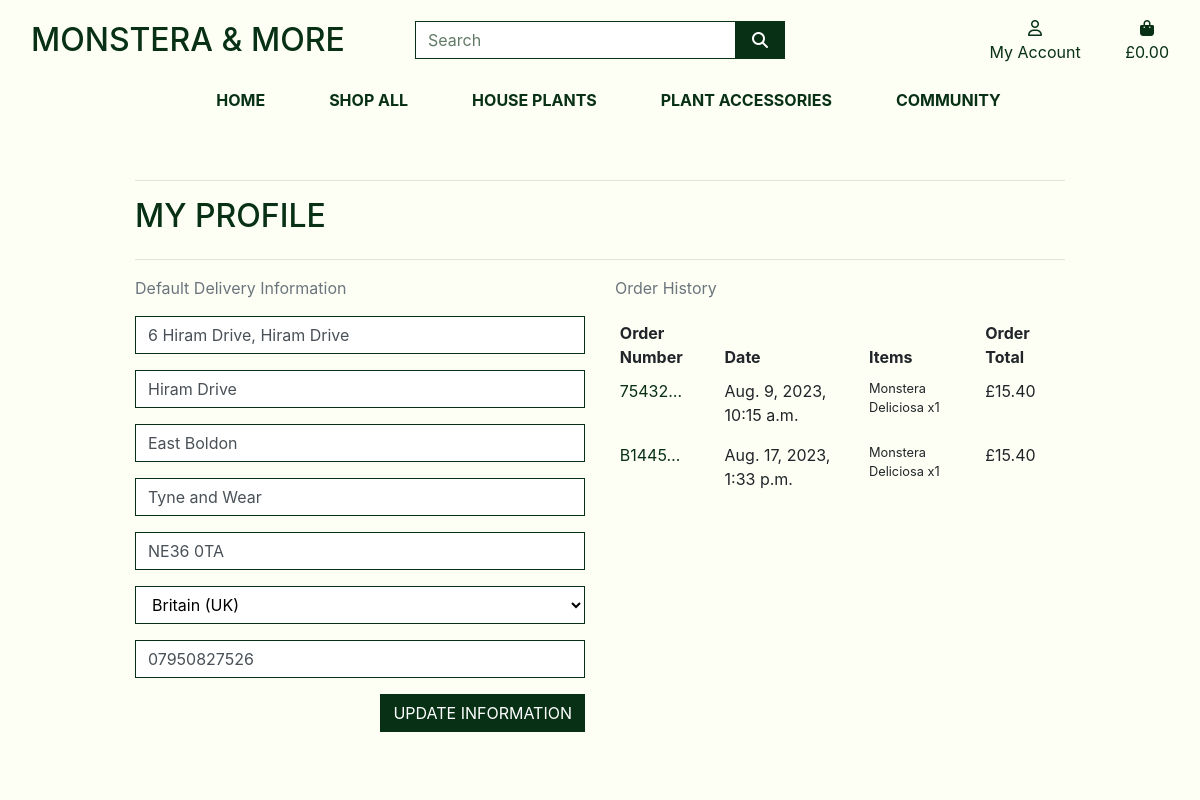
/profile/ (signed in), run on the app's committed database.
### profiles/models.py (models this page shows, shortened)
class UserProfile(models.Model):
    user = models.OneToOneField(User, on_delete=models.CASCADE)
    default_street_address1 = models.CharField(max_length=80, null=True, blank=True)
    default_street_address2 = models.CharField(max_length=80, null=True, blank=True)
    default_town_or_city = models.CharField(max_length=40, null=True, blank=True)
    default_county = models.CharField(max_length=80, null=True, blank=True)
    default_postcode = models.CharField(max_length=20, null=True, blank=True)
    default_country = CountryField(blank_label='Country', null=True, blank=True)
    default_phone_number = models.CharField(max_length=20, null=True, blank=True)

### checkout/models.py (models this page shows, shortened)
class Order(models.Model):
    order_number = models.CharField(max_length=32, null=False, editable=False)
    full_name = models.CharField(max_length=50, null=False, blank=False)
    user_profile = models.ForeignKey(UserProfile, on_delete=models.SET_NULL,
                                     null=True, blank=True, related_name='orders')
    email = models.EmailField(max_length=254, null=False, blank=False)
    phone_number = models.CharField(max_length=20, null=False, blank=False)
    country = CountryField(blank_label='Country *', null=False, blank=False)
    postcode = models.CharField(max_length=20, null=True, blank=True)
    town_or_city = models.CharField(max_length=40, null=False, blank=False)
    street_address1 = models.CharField(max_length=80, null=False, blank=False)
    street_address2 = models.CharField(max_length=80, null=True, blank=True)
    county = models.CharField(max_length=80, null=True, blank=True)
    date = models.DateTimeField(auto_now_add=True)
    delivery_cost = models.DecimalField(max_digits=6, decimal_places=2, null=False, default=0)
    order_total = models.DecimalField(max_digits=10, decimal_places=2, null=False, default=0)
    grand_total = models.DecimalField(max_digits=10, decimal_places=2, null=False, default=0)
    original_bag = models.TextField(null=False, blank=False, default='')
    stripe_pid = models.CharField(max_length=254, null=False, blank=False, default='')

class OrderLineItem(models.Model):
    order = models.ForeignKey(Order, null=False, blank=False, on_delete=models.CASCADE, related_name='lineitems')
    product = models.ForeignKey(Product, null=False, blank=False, on_delete=models.CASCADE)
    product_size = models.CharField(max_length=2, null=True, blank=True) # XS, S, M, L, XL
    quantity = models.IntegerField(null=False, blank=False, default=0)
    lineitem_total = models.DecimalField(max_digits=6, decimal_places=2, null=False, blank=False, editable=False)

### products/models.py (models this page shows, shortened)
class Product(models.Model):
    category = models.ForeignKey('Category', null=True, blank=True, on_delete=models.SET_NULL)
    plant = models.BooleanField(null=True, blank=True)
    sku = models.CharField(max_length=254, null=True, blank=True)
    name = models.CharField(max_length=254)
    description = models.TextField()
    has_sizes = models.BooleanField(default=False, null=True, blank=True)
    price = models.DecimalField(max_digits=6, decimal_places=2)
    price_medium = models.DecimalField(max_digits=6, decimal_places=2, default=0)
    price_large = models.DecimalField(max_digits=6, decimal_places=2, default=0)
    in_stock = models.BooleanField(default=True, null=True, blank=True)
    date_created = models.DateTimeField(auto_now_add=True)
    rating = models.DecimalField(max_digits=6, decimal_places=2, null=True, blank=True)
    image_url = models.URLField(max_length=1024, null=True, blank=True)
    image = models.ImageField(null=True, blank=True)

### profiles/views.py (the view)
# urls.py: path('', views.profile, name='profile'),
@login_required
def profile(request):
    profile = get_object_or_404(UserProfile, user=request.user)
    if request.method == 'POST':
        form = UserProfileForm(request.POST, instance=profile)
        if form.is_valid():
            form.save()
            messages.success(request, 'Profile updated successfully')
        else:
            messages.error(request, 'Unable to update. Please check the form is valid.')
    else:
        form = UserProfileForm(instance=profile)
    orders = profile.orders.all()
    template = 'profiles/profile.html'
    context = {
        'form': form,
        'orders': orders,
        'on_profile_page': True
    }
    return render(request, template, context)

### profiles/forms.py
class UserProfileForm(forms.ModelForm):
    class Meta:
        model = UserProfile
        exclude = ('user',)
    def __init__(self, *args, **kwargs):
        super().__init__(*args, **kwargs)
        placeholders = {
            'default_phone_number': 'Phone Number',
            'default_postcode': 'Postal Code',
            'default_town_or_city': 'Town or City',
            'default_street_address1': 'Street Address 1',
            'default_street_address2': 'Street Address 2',
            'default_county': 'County',
        }
        """
        Focuses user on full name box when loading page
        """
        self.fields['default_phone_number'].widget.attrs['autofocus'] = True
        for field in self.fields:
            if field != 'default_country':
                if self.fields[field].required:
                    placeholder = f'{placeholders[field]} *'
                else:
                    placeholder = placeholders[field]
                self.fields[field].widget.attrs['placeholder'] = placeholder
            self.fields[field].widget.attrs['class'] = 'border-black rounded-0 profile-form-input'
            self.fields[field].label = False

### bag/contexts.py (called while the page is built, shortened)
def bag_contents(request):
    bag_items = []
    total = 0
    product_count = 0
    bag = request.session.get('bag', {})
    if total < settings.FREE_DELIVERY_THRESHOLD:
        delivery = total * Decimal(settings.STANDARD_DELIVERY_PERCENTAGE / 100)
        free_delivery_delta = settings.FREE_DELIVERY_THRESHOLD - total
    else:
        delivery = 0
        free_delivery_delta = 0
    grand_total = delivery + total
    context = {
        'bag_items': bag_items,
        'total': total,
        'product_count': product_count,
        'delivery': delivery,
        'free_delivery_delta': free_delivery_delta,
        'free_delivery_threshold': settings.FREE_DELIVERY_THRESHOLD,
        'grand_total': grand_total,
    }
    return context

### profiles/templates/profiles/profile.html (shortened to what this page needs)
{% extends "base.html" %}
{% load static %}
{% block extra_css %}
    <link rel="stylesheet" href="{% static 'profiles/css/profile.css' %}">
{% endblock %}
{% block page_header %}
    <div class="container header-container">
    </div>
{% endblock %}
{% block content %}
    <div class="overlay"></div>
    <div class="container">
        <div class="row">
            <div class="col">
                <hr>
                <h2 class="logo-font mb-4">My Profile</h2>
                <hr>
            </div>
        </div>
        <div class="row">
            <div class="col-12 col-lg-6">
                <p class="text-muted">Default Delivery Information</p>
                <form class="mt-3" action="{% url 'profile' %}" method="POST" id="profile-update-form">
                    {{ form|crispy }}
                    <button class="btn btn-black rounded-0 text-uppercase float-right">Update Information</button>
                </form>
            </div>
            <div class="col-12 col-lg-6">
                <p class="text-muted">Order History</p>
                <div class="order-history table-responsive">
                    <table class="table table-sm table-borderless">
                        <thead>
                            <tr>
                                <th>Order Number</th>
                                <th>Date</th>
                                <th>Items</th>
                                <th>Order Total</th>
                            </tr>
                        </thead>
                        <tbody>
                            {% for order in orders %}
                                <tr>
                                    <td>
                                        <a href="{% url 'order_history' order.order_number %}"
                                        title="{{ order.order_number }}">
                                            {{ order.order_number|truncatechars:6 }}
                                        </a>
                                    </td>
                                    <td>{{ order.date }}</td>
                                    <td>
                                        <ul class="list-unstyled">
                                            {% for item in order.lineitems.all %}
                                                <li class="small">
                                                    {{ item.product.name }} x{{ item.quantity }}
                                                </li>
                                            {% endfor %}
                                        </ul>
                                    </td>
                                    <td>£{{ order.grand_total }}</td>
                                </tr>
                            {% endfor %}
                        </tbody>
                    </table>
                </div>
            </div>
        </div>
{% endblock %}

### static/css/base.css (style rules this page uses)
html { height: 100%; }
body { background-image: url('/media/hero-plant.jpg'); background-color: #FDFFF4; height: 100vh; background-position: 1% 1%; }
.overlay { height: 100%; width: 100%; top: 0; left: 0; position: fixed; background: #FDFFF4; z-index: -1; }
a { color:#073014 ; }
.logo-font { text-transform: uppercase; color:#073014; }
.btn-black { background: #073014; color: white; }
.border-black { border: 1px solid #073014 !important; }
@media (min-width: 1200px) { .container { max-width: 80%; } }
@media (min-width: 992px) { .header-container { padding-top: 164px; } }

### profiles/static/profiles/css/profile.css (style rules this page uses)
.order-history { max-height: 416px; overflow-y: auto; }
.profile-form-input::placeholder { color: #617a66; }
#id_default_country, #id_default_country option:not(:first-child) { color: #000; }

### data on the page
UserProfile: default_street_address1 "6 Hiram Drive, Hiram Drive", default_street_address2 "Hiram Drive", default_town_or_city "East Boldon", default_county "Tyne and Wear", default_postcode "NE36 0TA", default_country "Britain (UK)", default_phone_number "07950827526"
Order: order_number "75432…", date "Aug. 9, 2023, 10:15 a.m.", grand_total "15.40"
OrderLineItem: product.name "Monstera Deliciosa", quantity "1"
Order: order_number "B1445…", date "Aug. 17, 2023, 1:33 p.m.", grand_total "15.40"
OrderLineItem: product.name "Monstera Deliciosa", quantity "1"
